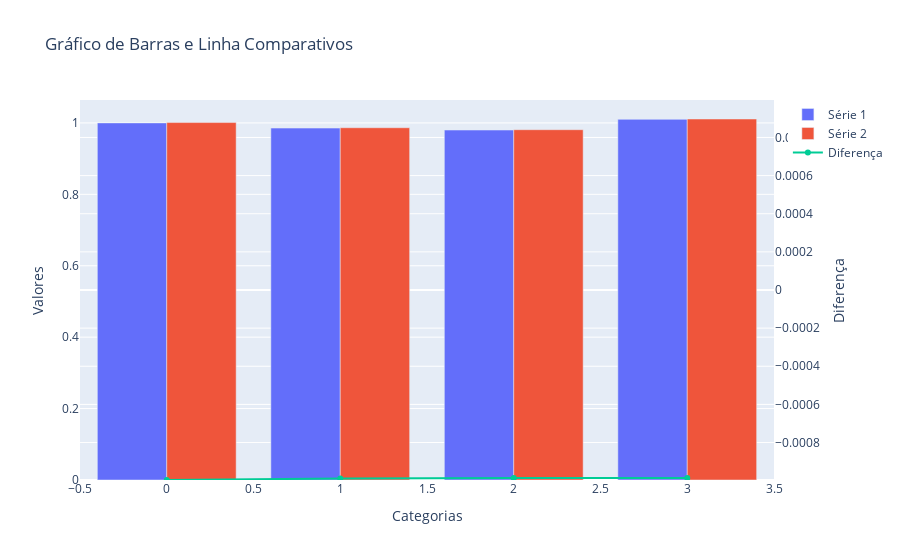

The notebook cell saved with this chart:
### Code cell
Estimador.compara_tensao()

### Figure 1 — Plotly figure (JSON) as saved in the notebook; plotly's stock layout.template omitted (floating-point values rounded to 4 significant figures)
{"data": [{"name": "Série 1", "type": "bar", "x": [0, 1, 2, 3], "y": [1, 0.9855, 0.98, 1.01]}, {"name": "Série 2", "type": "bar", "x": [0, 1, 2, 3], "y": [1.001, 0.9865, 0.981, 1.011]}, {"mode": "lines+markers", "name": "Diferença", "type": "scatter", "x": [0, 1, 2, 3], "y": [-0.0009966, -0.0009889, -0.0009859, -0.0009864], "yaxis": "y2"}], "layout": {"barmode": "group", "title": {"text": "Gráfico de Barras e Linha Comparativos"}, "xaxis": {"title": {"text": "Categorias"}}, "yaxis": {"title": {"text": "Valores"}}, "yaxis2": {"overlaying": "y", "range": [-0.0009966, 0.0009966], "side": "right", "title": {"text": "Diferença"}}}}
